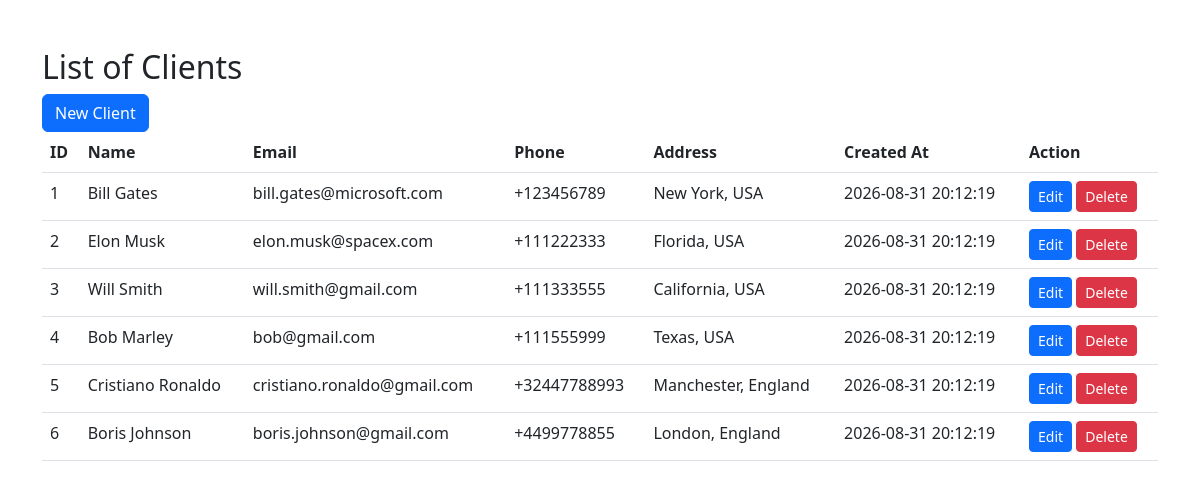
The page / on the database its author committed.
### tables this page shows
CREATE TABLE `clients` (
  `id` int(11) NOT NULL,
  `name` varchar(100) NOT NULL,
  `email` varchar(200) NOT NULL,
  `phone` varchar(20) DEFAULT NULL,
  `address` varchar(200) DEFAULT NULL,
  `created_at` datetime NOT NULL DEFAULT current_timestamp()
);

### index.php (the view, shortened to what this page needs)
<!DOCTYPE html>
<html lang="en">
<head>
    <link rel="stylesheet" href="https://cdn.jsdelivr.net/npm/bootstrap@5.2.0-beta1/dist/css/bootstrap.min.css">
</head>
<body>
    <div class="container my-5">
        <h2>List of Clients</h2>
        <a class="btn btn-primary" href="/myshop/create.php" role="button">New Client</a>
        <br>
        <table class="table">
            <thead>
                <tr>
                    <th>ID</th>
                    <th>Name</th>
                    <th>Email</th>
                    <th>Phone</th>
                    <th>Address</th>
                    <th>Created At</th>
                    <th>Action</th>
                </tr>
            </thead>
            <tbody>
                <?php
                $servername = "localhost";
                $username = "root";
                $password = "";
                $database = "myshop";
                $connection = new mysqli($servername, $username, $password, $database);
                $sql = "SELECT * FROM clients";
                $result = $connection->query($sql);
                while($row = $result->fetch_assoc()) {
                    echo "
                    <tr>
                        <td>" . $row['id'] . "</td>
                        <td>" . $row['name'] . "</td>
                        <td>" . $row['email'] . "</td>
                        <td>" . $row['phone'] . "</td>
                        <td>" . $row['address'] . "</td>
                        <td>" . $row['created_at'] . "</td>
                        <td>
                            <a class='btn btn-primary btn-sm' href='/myshop/edit.php?id=" . $row['id'] . "'>Edit</a>
                            <a class='btn btn-danger btn-sm' href='/myshop/delete.php?id=" . $row['id'] . "'>Delete</a>
                        </td>
                    </tr>";
                }
                ?>
            </tbody>
        </table>
    </div>
</body>
</html>

### rows shown on the page
clients: id "1", name "Bill Gates", email "bill.gates@microsoft.com", phone "+123456789", address "New York, USA", created_at "2026-08-31 20:12:19"
clients: id "2", name "Elon Musk", email "elon.musk@spacex.com", phone "+111222333", address "Florida, USA", created_at "2026-08-31 20:12:19"
clients: id "3", name "Will Smith", email "will.smith@gmail.com", phone "+111333555", address "California, USA", created_at "2026-08-31 20:12:19"
clients: id "4", name "Bob Marley", email "bob@gmail.com", phone "+111555999", address "Texas, USA", created_at "2026-08-31 20:12:19"
clients: id "5", name "Cristiano Ronaldo", email "cristiano.ronaldo@gmail.com", phone "+32447788993", address "Manchester, England", created_at "2026-08-31 20:12:19"
clients: id "6", name "Boris Johnson", email "boris.johnson@gmail.com", phone "+4499778855", address "London, England", created_at "2026-08-31 20:12:19"
